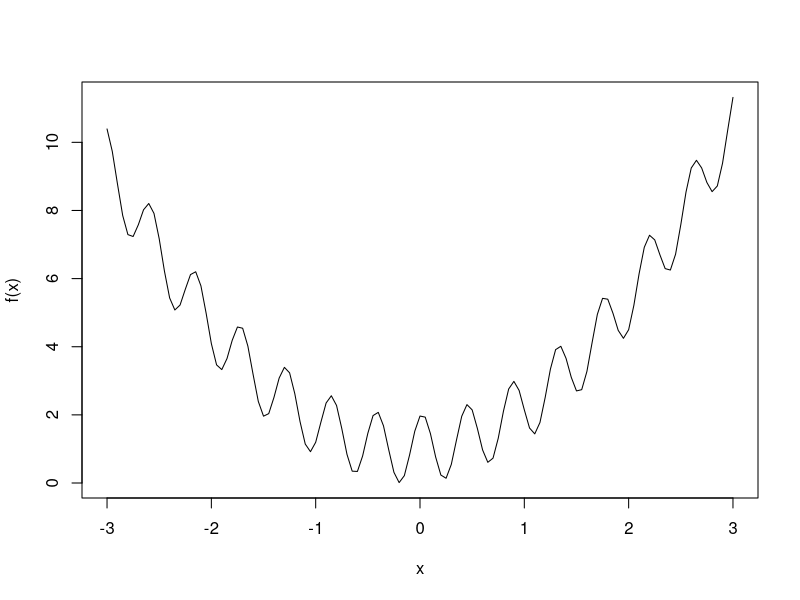
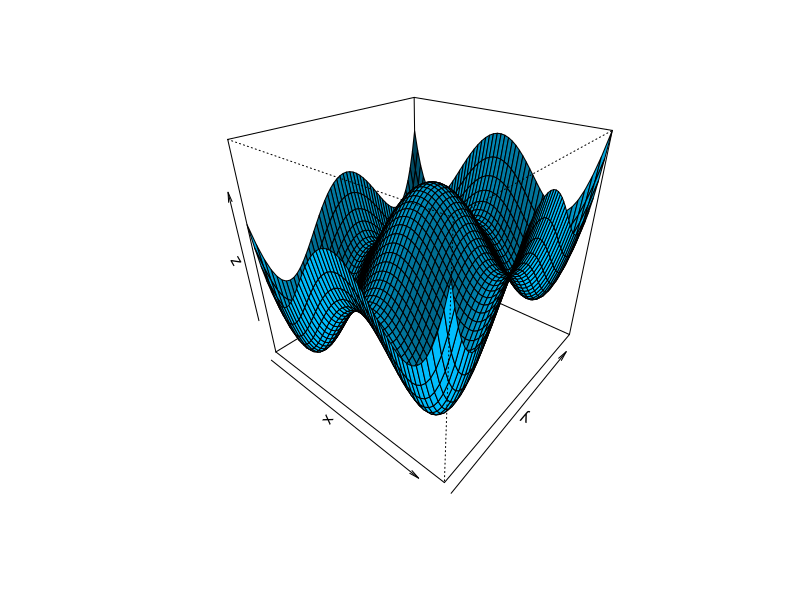
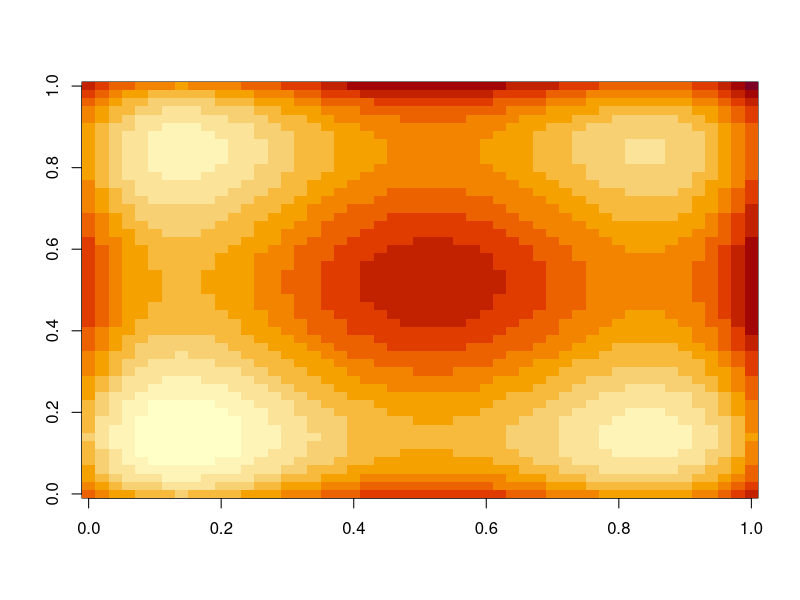
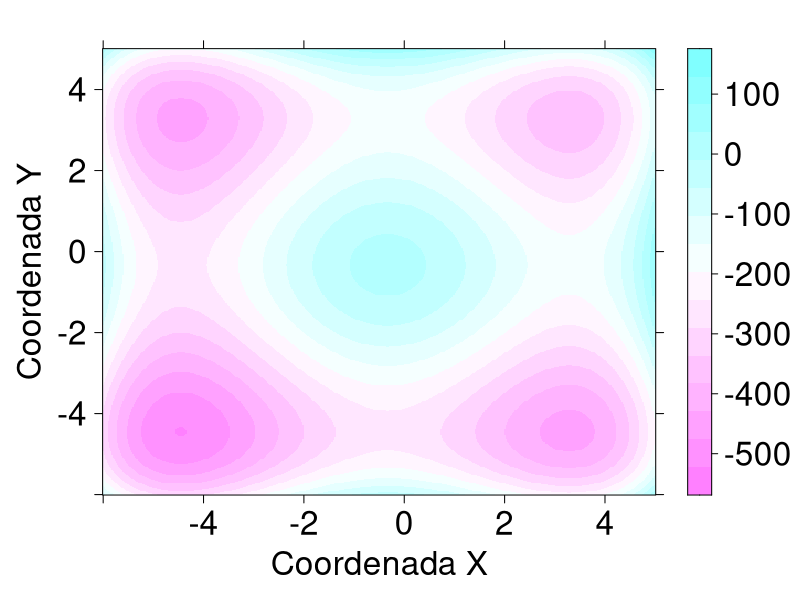

Write R code to recreate these figures, in order.
f <- function(x) {
    return(cos(14.5*x - 0.3) + x * (x + 0.2) + 1.01)
}
x <- seq(-3, 3, 0.05)
png("p7_1d.png", width=500, height=400)
plot(x, f(x), type="l")
graphics.off()
g <- function(x, y) {
    return(((x + 0.5)^4 - 30 * x^2 - 20 * x + (y + 0.5)^4 - 30 * y^2 - 20 * y))
}
png("p7_2d.png", width=700, height=700)
x <- seq(-6, 5, abs(-6-5)/50)
y <-  x
z <- outer(x, y, g)
persp(x, y, z, shade=0.2, col='deepskyblue', theta=40, phi=30)
graphics.off()
png("p7_flat_1.png", width=500, height=500)
image(z)
graphics.off()

x <- seq(-6, 5, abs(-6-5)/500)
y <-  x
z <- outer(x, y, g)
dimnames(z) <- list(x, y)
library(reshape2) # recuerda instalar paquetes antes de intentar su uso
d <- melt(z)
names(d) <- c("x", "y", "z")
library(lattice) # lo mismo aplica con este paquete
titl = paste("")
png("p7_flat_2.png", width=1000, height=1000)
levelplot(z ~ x * y, data = d,xlab = list(label="Coordenada X", cex=2), ylab = list(label="Coordenada Y", cex=2), main=list(label=titl, cex=2), col.regions=rev(cm.colors(100)), scales=list(x=list(cex=2),y=list(cex=2)), colorkey=list(labels=list(cex=2)) )
graphics.off()
